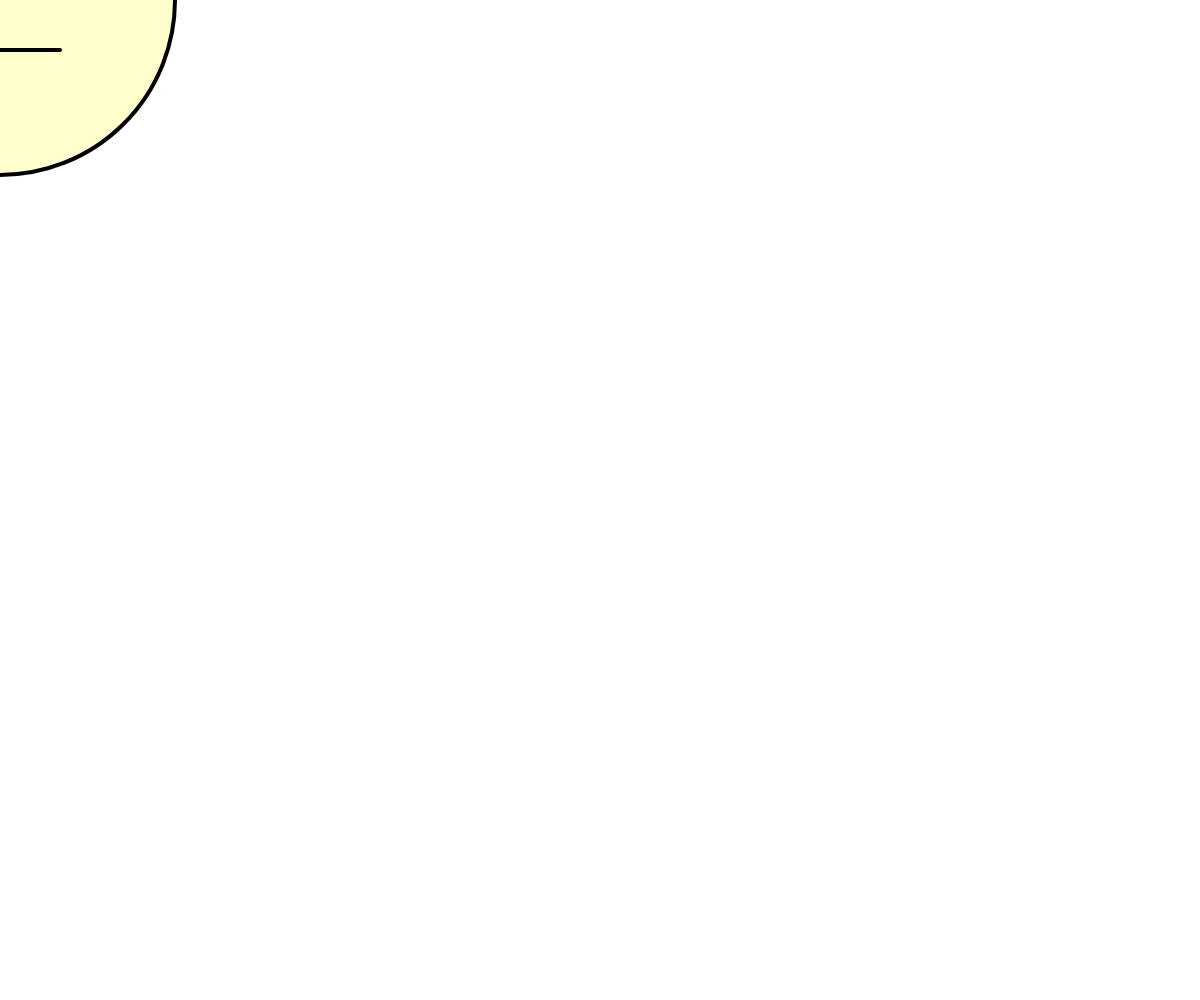
Frame 1 (no input)
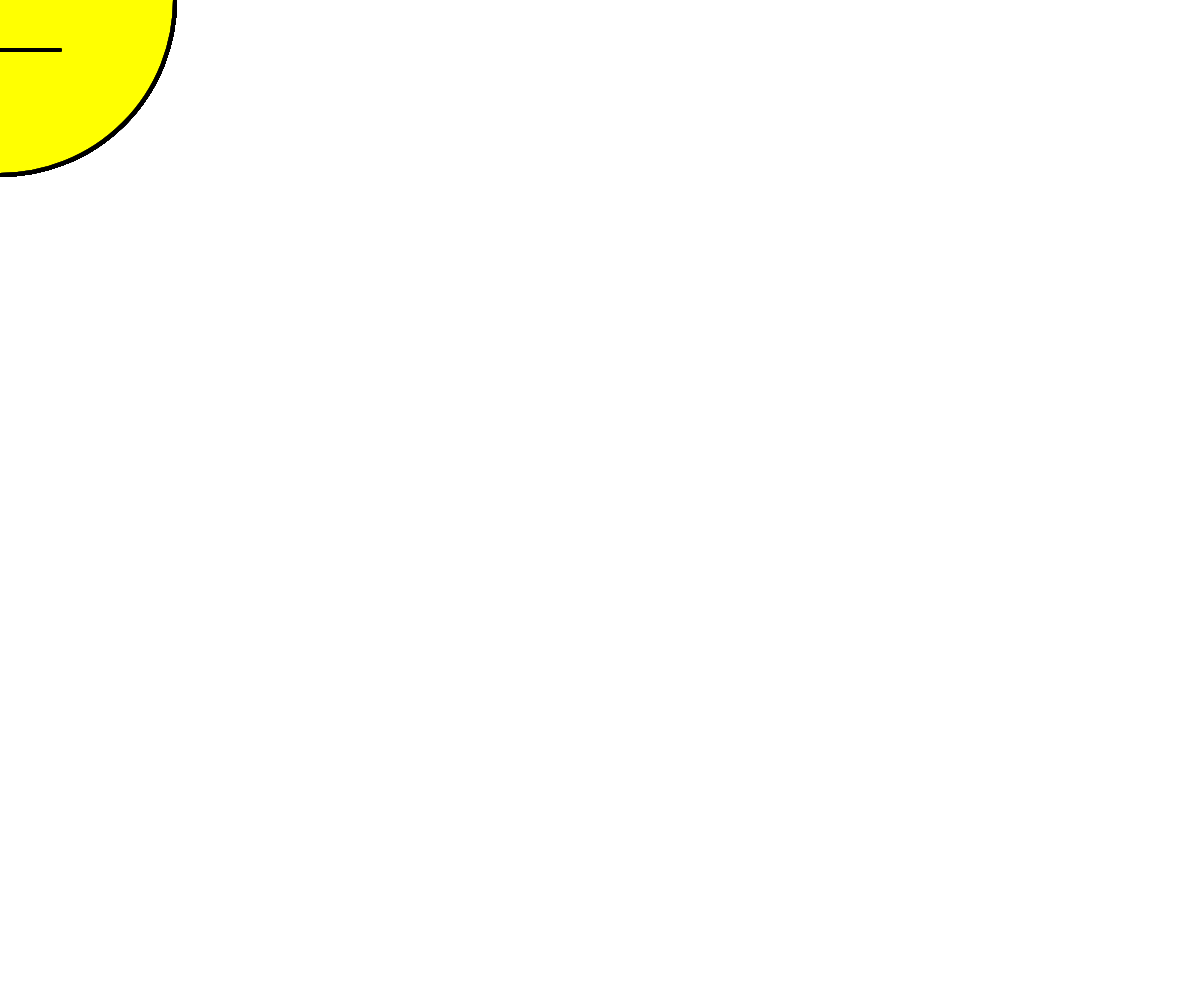
Frame 60 (no input)
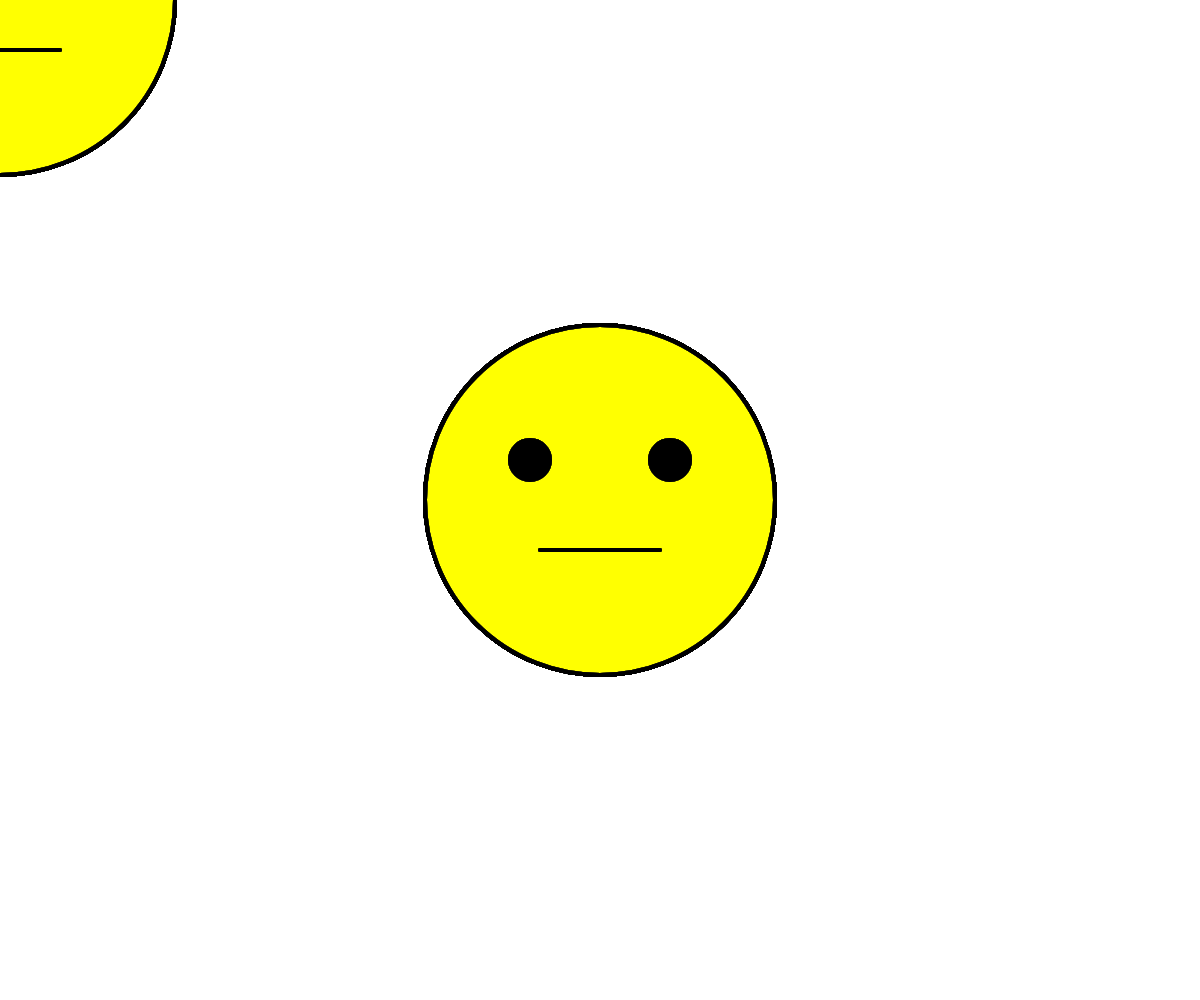
Frame 120 (the mouse pressed at the canvas centre since frame 60)

The p5.js sketch that drew these frames (run headless with seeded random() and noise() and a simulated clock; from frame 60 on, the mouse is pressed at the canvas centre):

// p5.js sketch
// ── sketch.js
function setup() {
  createCanvas(windowWidth, windowHeight);
}

function smile(w,h) {
 	background(255,255,255);

 	fill(255,255,0,50);
   	stroke(0,0,0);
   	strokeWeight(4);
   	ellipse(mouseX, mouseY, 350, 350);

	fill(0,0,0);
 	arc(mouseX-5, mouseY+50, 100, 60, 0, PI+QUARTER_PI, OPEN);
}

function keyPressed() {
 	smile(5,50);
}

function draw(){
   	fill(255,255,0,50);
   	stroke(0,0,0);
   	strokeWeight(4);
   	ellipse(mouseX, mouseY, 350, 350);

   	fill(0,0,0)
   	ellipse(mouseX-70, mouseY-40, 40, 40);

   	fill(0,0,0)
   	ellipse(mouseX+70, mouseY-40, 40, 40);

	fill(0,0,0)
	line(mouseX+60, mouseY+50, mouseX-60, mouseY+50);
}
